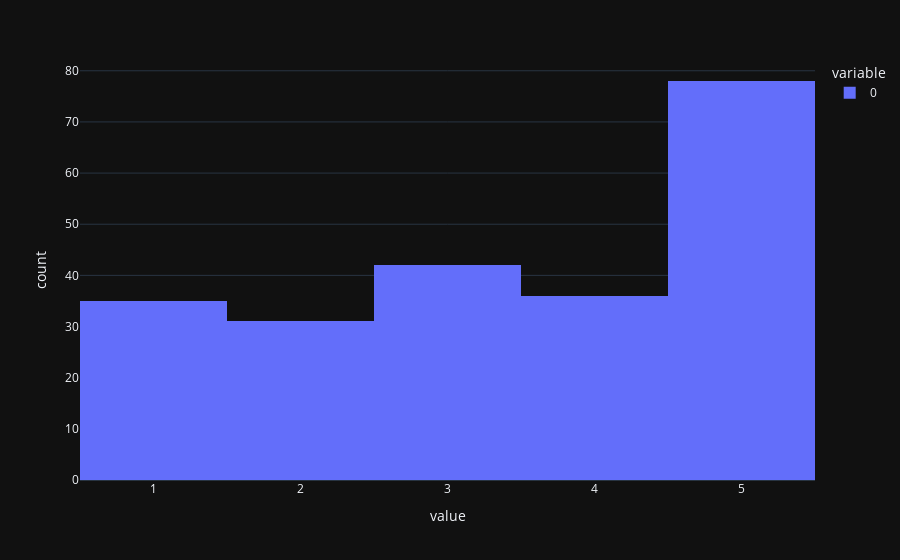

Write notebook code for a chart like this one.
### Code cell
px.histogram(np.concatenate(df_by_regex(f".*Relevance.*").values))

### Figure 1 — Plotly figure (JSON) as saved in the notebook; plotly's stock layout.template omitted (floating-point values rounded to 4 significant figures; data arrays with more than 128 entries replaced by an {"elided": "..."} marker saying what was removed)
{"data": [{"alignmentgroup": "True", "bingroup": "x", "hovertemplate": "variable=0<br>value=%{x}<br>count=%{y}<extra></extra>", "legendgroup": "0", "marker": {"color": "#636efa", "pattern": {"shape": ""}}, "name": "0", "offsetgroup": "0", "orientation": "v", "showlegend": true, "type": "histogram", "x": {"elided": "378 int values"}, "xaxis": "x", "yaxis": "y"}], "layout": {"barmode": "relative", "legend": {"title": {"text": "variable"}, "tracegroupgap": 0}, "margin": {"t": 60}, "xaxis": {"anchor": "y", "domain": [0, 1], "title": {"text": "value"}}, "yaxis": {"anchor": "x", "domain": [0, 1], "title": {"text": "count"}}}}
